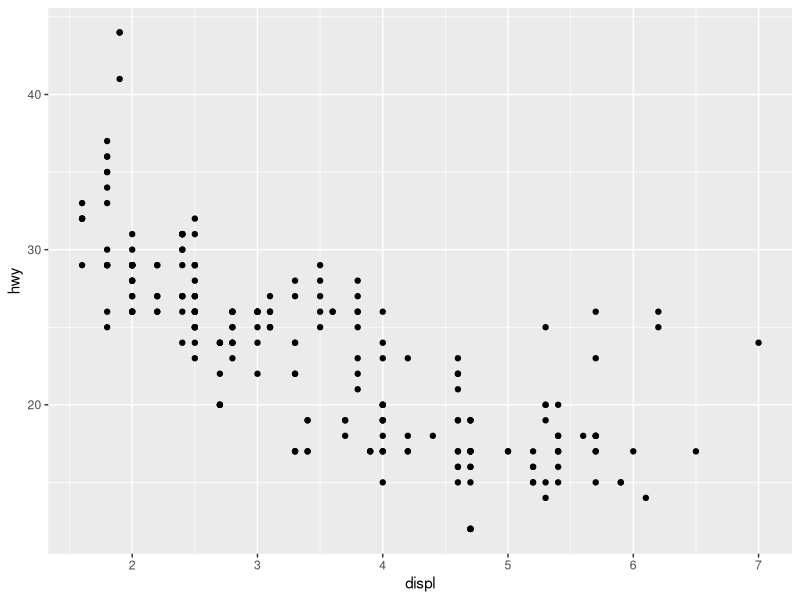
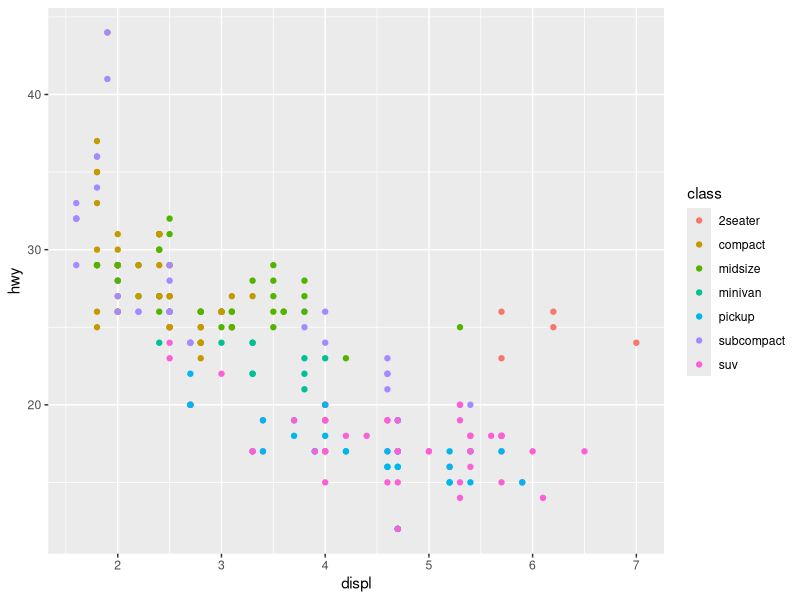
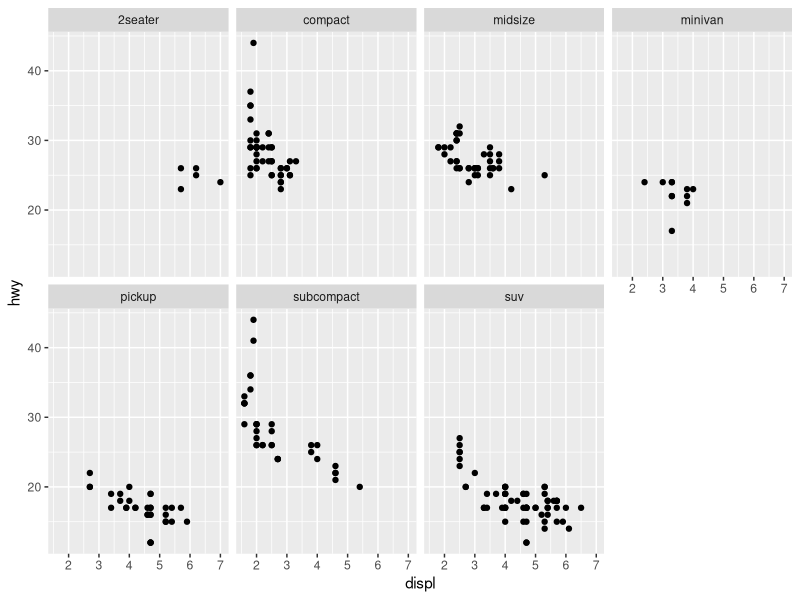
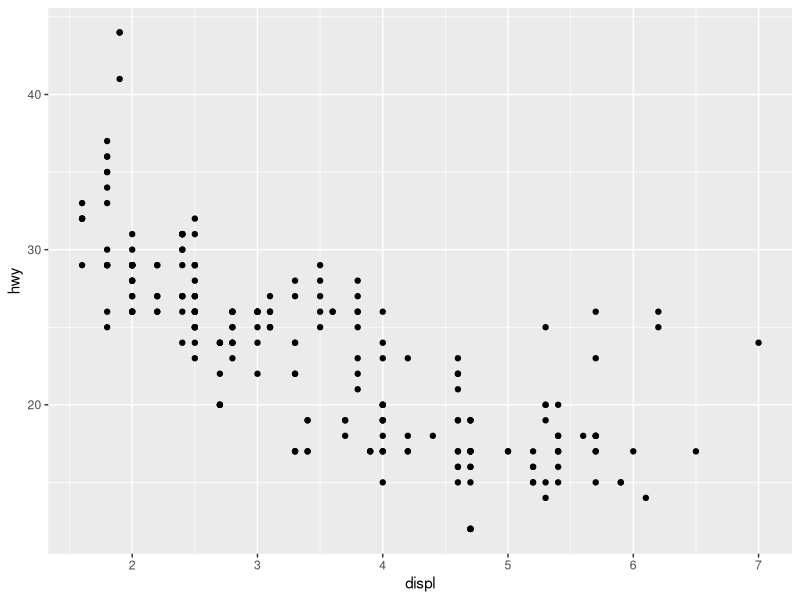
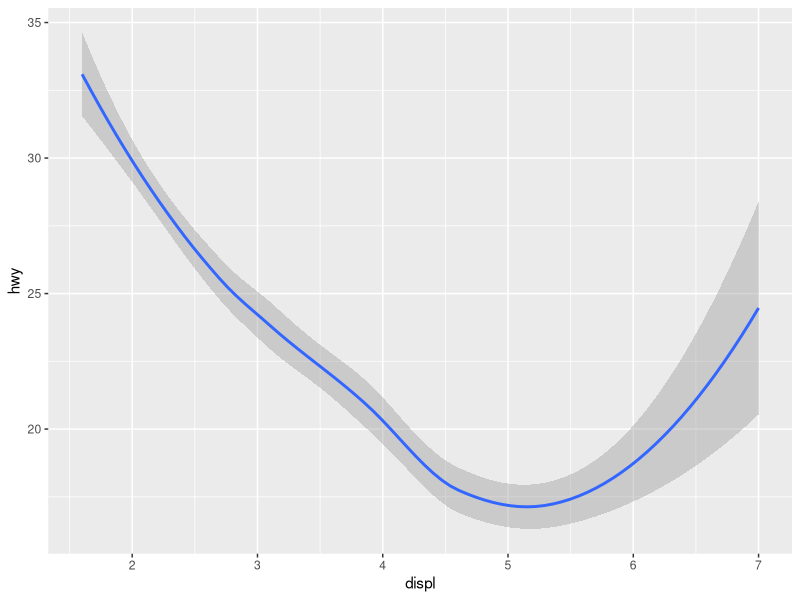
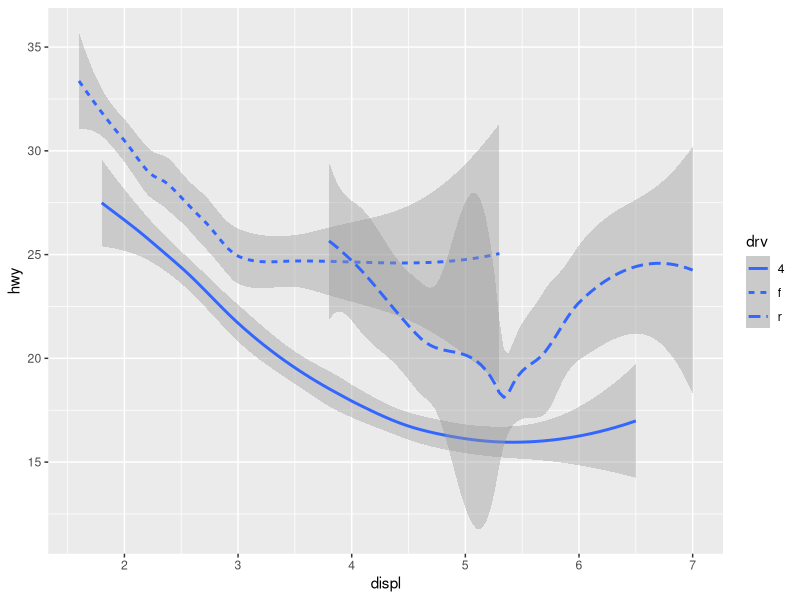
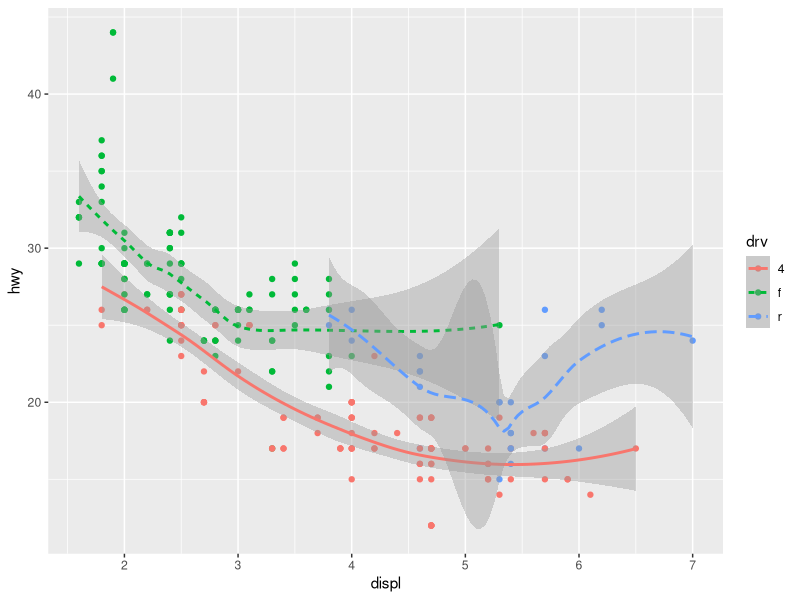
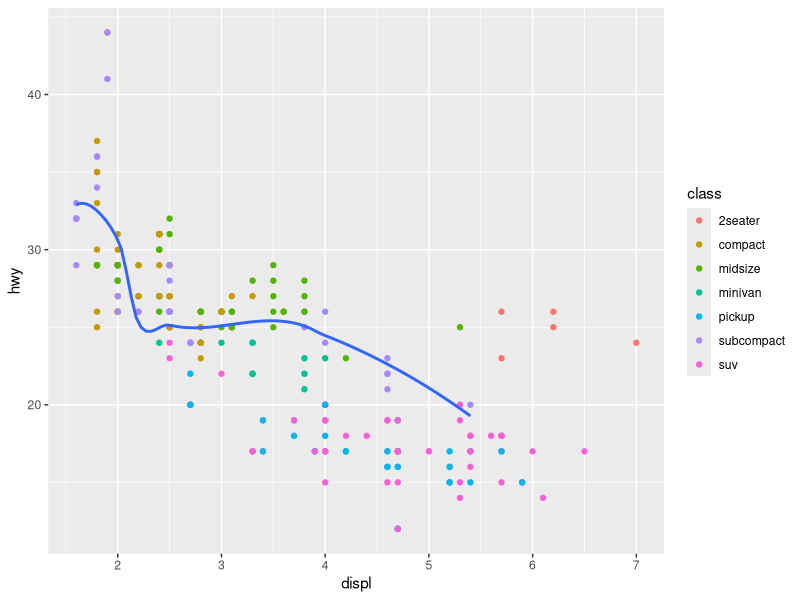

Source code (R) for these figures, in order:
# Loading the Library
library("tidyverse")

# Taking a look at the data set
mpg
df <- mpg
?mpg

# My first plot with ggplot
ggplot(data = mpg) + 
  geom_point(mapping = aes(x = displ, y = hwy))

# Adding a color classifier to understand how different cars are affected
ggplot(data = mpg) + 
  geom_point(mapping = aes(x = displ, y = hwy, color = class))

# Adding facets to the graph for better exploration
ggplot(data = mpg) + 
  geom_point(mapping = aes(x = displ, y = hwy)) + 
  facet_wrap(~ class, nrow = 2)

# Adding trendlines
ggplot(data = mpg) + 
  geom_point(mapping = aes(x = displ, y = hwy))

ggplot(data = mpg) + 
  geom_smooth(mapping = aes(x = displ, y = hwy))

# Adding a classifier to smooth lines
ggplot(data = mpg) + 
  geom_smooth(mapping = aes(x = displ, y = hwy, linetype = drv))

# Lines on top of points
ggplot(data = mpg) + 
  geom_point(mapping = aes(x = displ, y = hwy, color = drv)) +
  geom_smooth(mapping = aes(x = displ, y = hwy, linetype = drv, color = drv))

# Adding Filters
ggplot(data = mpg, mapping = aes(x = displ, y = hwy)) + 
  geom_point(mapping = aes(color = class)) + 
  geom_smooth(data = filter(mpg, class == "subcompact"), se = FALSE)

# Bar Plots
bar <- ggplot(data = mpg) + 
  geom_bar(mapping = aes(x =class, fill = class)) + 
  labs( title = "types of cars", x = "classification of car", y = "number of cars")

bar + coord_polar()
